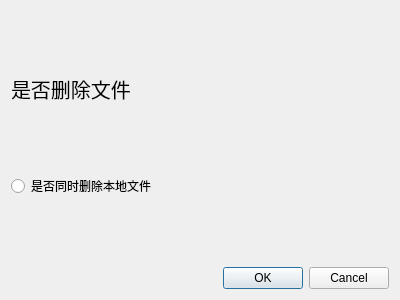
<?xml version="1.0" encoding="UTF-8"?>
<ui version="4.0">
 <class>RemoveProDIalog</class>
 <widget class="QDialog" name="RemoveProDIalog">
  <property name="geometry">
   <rect>
    <x>0</x>
    <y>0</y>
    <width>400</width>
    <height>300</height>
   </rect>
  </property>
  <property name="windowTitle">
   <string>Dialog</string>
  </property>
  <layout class="QVBoxLayout" name="verticalLayout">
   <item>
    <spacer name="verticalSpacer">
     <property name="orientation">
      <enum>Qt::Orientation::Vertical</enum>
     </property>
     <property name="sizeHint" stdset="0">
      <size>
       <width>20</width>
       <height>40</height>
      </size>
     </property>
    </spacer>
   </item>
   <item>
    <widget class="QLabel" name="label">
     <property name="font">
      <font>
       <pointsize>15</pointsize>
      </font>
     </property>
     <property name="text">
      <string>是否删除文件</string>
     </property>
    </widget>
   </item>
   <item>
    <spacer name="verticalSpacer_3">
     <property name="orientation">
      <enum>Qt::Orientation::Vertical</enum>
     </property>
     <property name="sizeHint" stdset="0">
      <size>
       <width>20</width>
       <height>40</height>
      </size>
     </property>
    </spacer>
   </item>
   <item>
    <widget class="QRadioButton" name="radioButton">
     <property name="text">
      <string>是否同时删除本地文件</string>
     </property>
    </widget>
   </item>
   <item>
    <spacer name="verticalSpacer_2">
     <property name="orientation">
      <enum>Qt::Orientation::Vertical</enum>
     </property>
     <property name="sizeHint" stdset="0">
      <size>
       <width>20</width>
       <height>40</height>
      </size>
     </property>
    </spacer>
   </item>
   <item>
    <widget class="QDialogButtonBox" name="buttonBox">
     <property name="orientation">
      <enum>Qt::Orientation::Horizontal</enum>
     </property>
     <property name="standardButtons">
      <set>QDialogButtonBox::StandardButton::Cancel|QDialogButtonBox::StandardButton::Ok</set>
     </property>
    </widget>
   </item>
  </layout>
 </widget>
 <resources/>
 <connections>
  <connection>
   <sender>buttonBox</sender>
   <signal>accepted()</signal>
   <receiver>RemoveProDIalog</receiver>
   <slot>accept()</slot>
   <hints>
    <hint type="sourcelabel">
     <x>248</x>
     <y>254</y>
    </hint>
    <hint type="destinationlabel">
     <x>157</x>
     <y>274</y>
    </hint>
   </hints>
  </connection>
  <connection>
   <sender>buttonBox</sender>
   <signal>rejected()</signal>
   <receiver>RemoveProDIalog</receiver>
   <slot>reject()</slot>
   <hints>
    <hint type="sourcelabel">
     <x>316</x>
     <y>260</y>
    </hint>
    <hint type="destinationlabel">
     <x>286</x>
     <y>274</y>
    </hint>
   </hints>
  </connection>
 </connections>
</ui>
